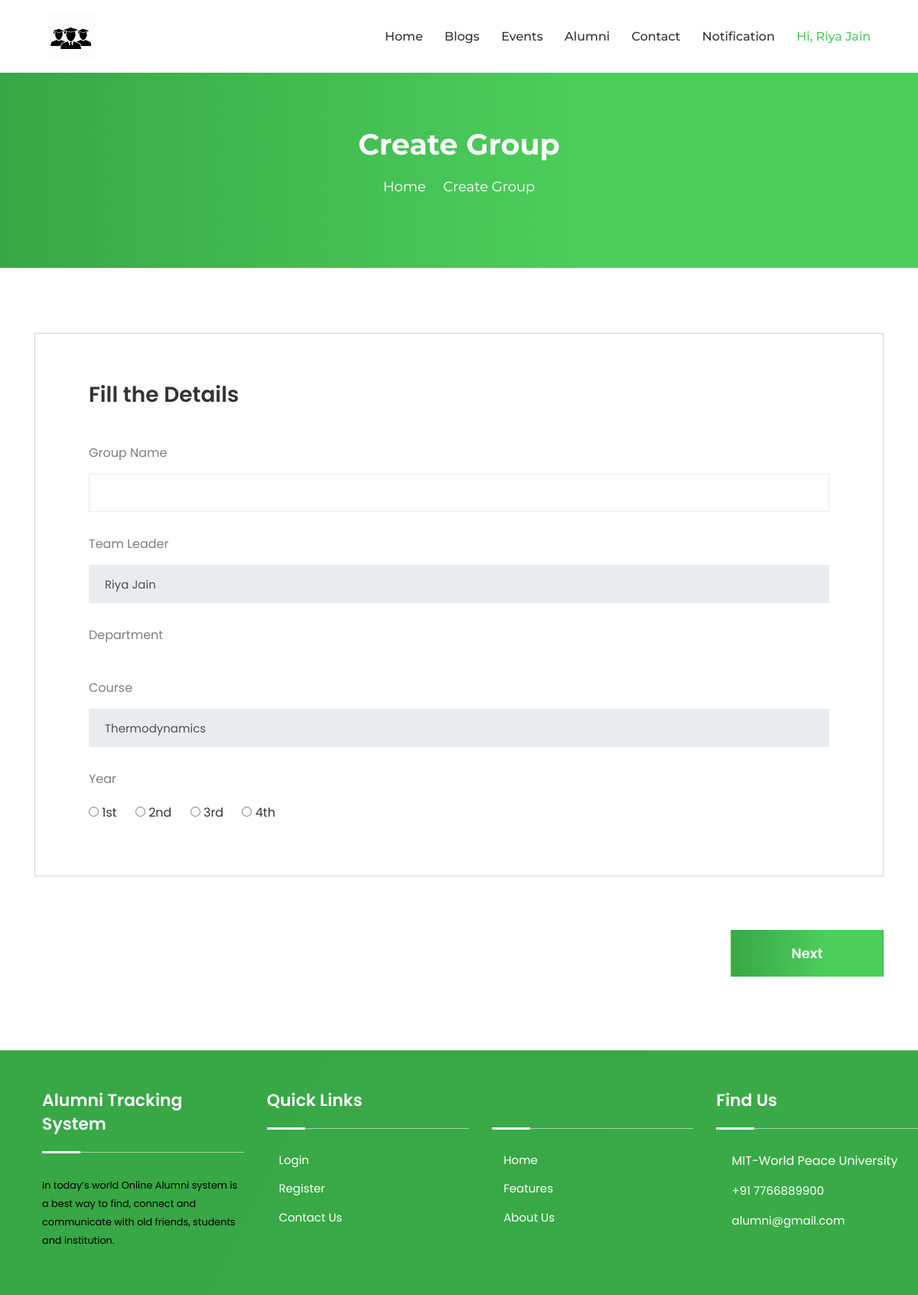
The page /group_create.php (signed in) on the database as committed earlier.
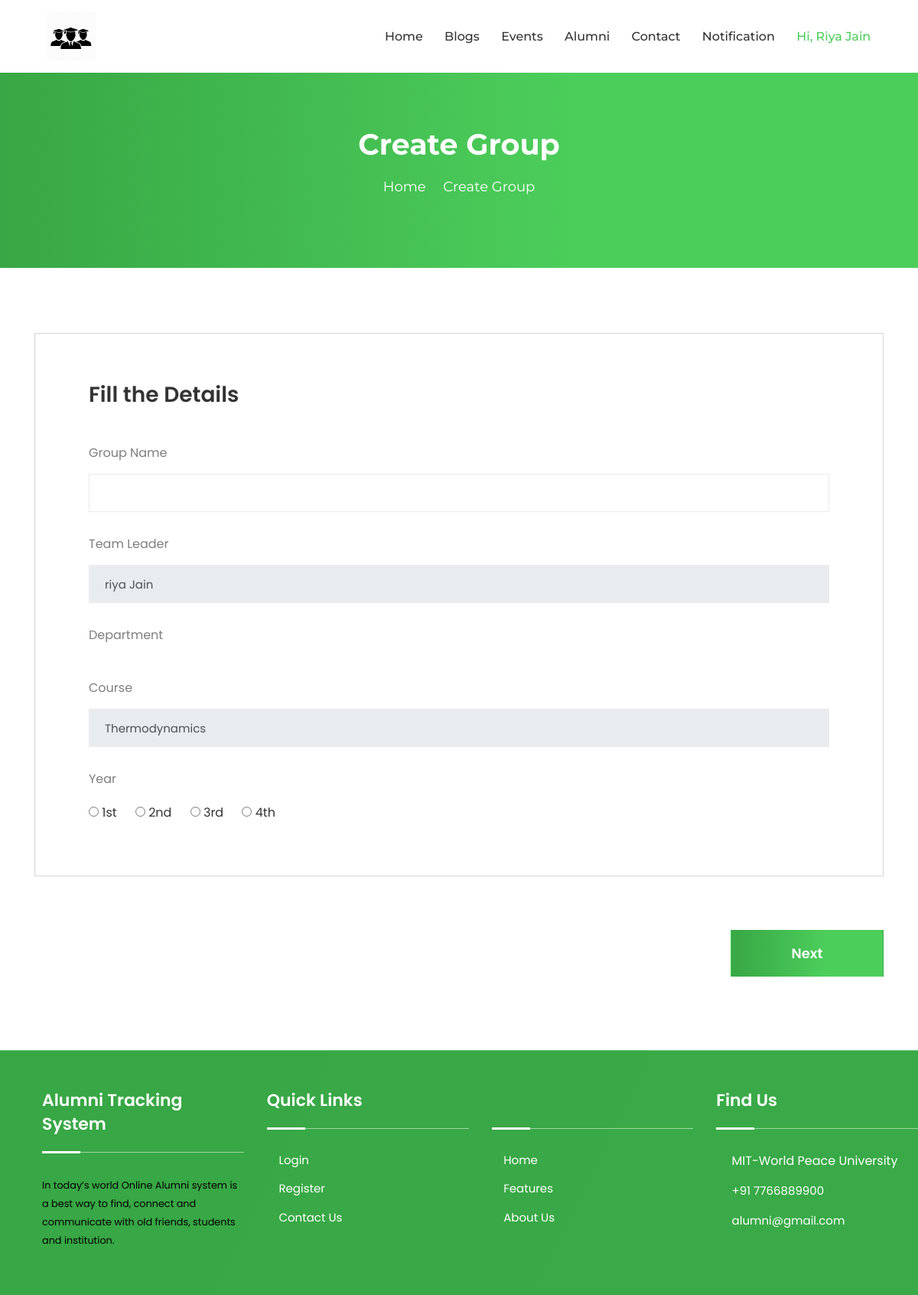
The same page on the database as committed later.
### tables this page shows
CREATE TABLE `tblregister` (
  `Uid` int(11) NOT NULL,
  `PrnEmpno` int(11) NOT NULL,
  `Fname` varchar(100) NOT NULL,
  `Lname` varchar(100) NOT NULL,
  `Email` varchar(100) NOT NULL,
  `Password` varchar(100) NOT NULL,
  `Gender` varchar(100) NOT NULL,
  `Dob` date NOT NULL,
  `Phone` bigint(20) NOT NULL,
  `Usertype` varchar(100) NOT NULL,
  `JoinYear` year(4) NOT NULL,
  `PassYear` year(4) NOT NULL,
  `Cousreid` int(11) DEFAULT NULL,
  `Deptid` int(11) DEFAULT NULL,
  `Desigid` int(11) DEFAULT NULL,
  `About` text DEFAULT NULL,
  `IsActive` tinyint(7) NOT NULL,
  `ProfilePic` varchar(100) DEFAULT NULL
);

### group_create.php (the view, shortened to what the changed rows need)
<!DOCTYPE html>
<html lang="zxx">
    <head>
    <?php include_once('cssLinks.php');?>
    </head>
    <body>
        <?php include_once('headerStudent.php');?>
        <div class="page-title-area" style= "height:350px;">
            <div class="d-table">
                <div class="d-table-cell">
                    <div class="container">
                        <div class="page-title-text">
                            <h2>Create Group</h2>
                        </div>
                    </div>
                </div>
            </div>
        </div>
        <div class="post-job-area pt-100" style="padding-bottom: 10px; padding-top: 85px;">
            <div class="container">
                <form class="form-group" method="post" action="" enctype="multipart/form-data" name="myform">
                    <div class="create-information post-job-item">
                        <div class="row">
                            <div class="col-lg-12">
                                <div class="form-group">
                                    <label>Team Leader</label>
                                    <?php
                                        $selleader="SELECT * FROM tblregister WHERE Uid='".$_SESSION['UserID']."' ";
                                        $result=mysqli_query($con,$selleader) or die(mysqli_error($con));
                                        $row=mysqli_fetch_array($result);
                                        if(mysqli_num_rows($result)==1)
                                        {
                                    ?>
                                            <input type="text" name="leadername" value="<?php echo $row['Fname']." ".$row['Lname']; ?>" class="form-control" disabled>
                                    <?php
                                        }
                                    ?>
                                </div>
                            </div>
                        </div>
                    </div>
                </form>
            </div>
        </div>
    </body>
</html>

Rows that differ between the two databases and show on the page:
changed tblregister: leadername "Riya Jain" → "riya Jain"
